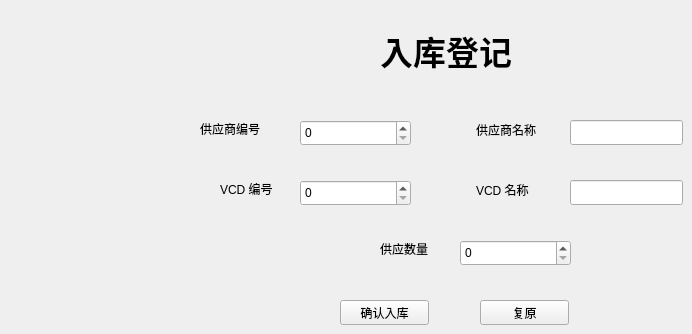
  <widget class="QWidget" name="tab_stock">
   <attribute name="title">
    <string>入库登记</string>
   </attribute>
   <widget class="QLabel" name="tab_stock_lb_title">
    <property name="geometry">
     <rect>
      <x>380</x>
      <y>20</y>
      <width>141</width>
      <height>61</height>
     </rect>
    </property>
    <property name="font">
     <font>
      <pointsize>25</pointsize>
      <weight>75</weight>
      <italic>false</italic>
      <bold>true</bold>
      <underline>false</underline>
     </font>
    </property>
    <property name="text">
     <string>入库登记</string>
    </property>
   </widget>
   <widget class="QLabel" name="tab_stock_lb_vcd_id">
    <property name="geometry">
     <rect>
      <x>220</x>
      <y>180</y>
      <width>67</width>
      <height>17</height>
     </rect>
    </property>
    <property name="text">
     <string>VCD 编号</string>
    </property>
   </widget>
   <widget class="QLabel" name="tab_stock_lb_supply_num">
    <property name="geometry">
     <rect>
      <x>380</x>
      <y>240</y>
      <width>67</width>
      <height>17</height>
     </rect>
    </property>
    <property name="text">
     <string>供应数量</string>
    </property>
   </widget>
   <widget class="QSpinBox" name="tab_stock_sb_vcd_id">
    <property name="geometry">
     <rect>
      <x>300</x>
      <y>180</y>
      <width>111</width>
      <height>26</height>
     </rect>
    </property>
   </widget>
   <widget class="QSpinBox" name="tab_stock_sb_supply_num">
    <property name="geometry">
     <rect>
      <x>460</x>
      <y>240</y>
      <width>111</width>
      <height>26</height>
     </rect>
    </property>
   </widget>
   <widget class="QLabel" name="tab_stock_lb_supplier_id">
    <property name="geometry">
     <rect>
      <x>200</x>
      <y>120</y>
      <width>81</width>
      <height>17</height>
     </rect>
    </property>
    <property name="text">
     <string>供应商编号</string>
    </property>
   </widget>
   <widget class="QSpinBox" name="tab_stock_sb_supplier_id">
    <property name="geometry">
     <rect>
      <x>300</x>
      <y>120</y>
      <width>111</width>
      <height>26</height>
     </rect>
    </property>
   </widget>
   <widget class="QPushButton" name="tab_stock_pb_confirm">
    <property name="geometry">
     <rect>
      <x>340</x>
      <y>300</y>
      <width>89</width>
      <height>25</height>
     </rect>
    </property>
    <property name="text">
     <string>确认入库</string>
    </property>
   </widget>
   <widget class="QLabel" name="tab_stock_lb_supplier_name">
    <property name="geometry">
     <rect>
      <x>476</x>
      <y>120</y>
      <width>81</width>
      <height>20</height>
     </rect>
    </property>
    <property name="text">
     <string>供应商名称</string>
    </property>
   </widget>
   <widget class="QLineEdit" name="tab_stock_le_supplier_name">
    <property name="geometry">
     <rect>
      <x>570</x>
      <y>120</y>
      <width>113</width>
      <height>25</height>
     </rect>
    </property>
    <property name="focusPolicy">
     <enum>Qt::NoFocus</enum>
    </property>
   </widget>
   <widget class="QPushButton" name="tab_stock_pb_clear">
    <property name="geometry">
     <rect>
      <x>480</x>
      <y>300</y>
      <width>89</width>
      <height>25</height>
     </rect>
    </property>
    <property name="text">
     <string>复原</string>
    </property>
   </widget>
   <widget class="QLabel" name="tab_stock_lb_vcd_name">
    <property name="geometry">
     <rect>
      <x>476</x>
      <y>180</y>
      <width>81</width>
      <height>20</height>
     </rect>
    </property>
    <property name="text">
     <string>VCD 名称</string>
    </property>
   </widget>
   <widget class="QLineEdit" name="tab_stock_le_vcd_name">
    <property name="geometry">
     <rect>
      <x>570</x>
      <y>180</y>
      <width>113</width>
      <height>25</height>
     </rect>
    </property>
    <property name="focusPolicy">
     <enum>Qt::NoFocus</enum>
    </property>
   </widget>
  </widget>
